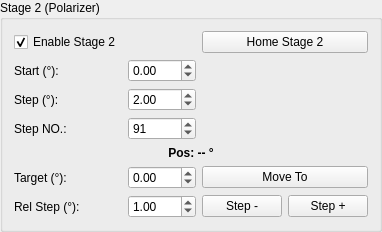
           <widget class="QGroupBox" name="grp_stage2">
            <property name="title">
             <string>Stage 2 (Polarizer)</string>
            </property>
            <layout class="QGridLayout" name="grid_s2">
             <item row="0" column="0">
              <widget class="QCheckBox" name="chk_stage2_enable">
               <property name="text">
                <string>Enable Stage 2</string>
               </property>
               <property name="checked">
                <bool>true</bool>
               </property>
              </widget>
             </item>
             <item row="0" column="1">
              <widget class="LedIndicator" name="led_stage2" native="true"/>
             </item>
             <item row="0" column="3" colspan="2">
              <widget class="QPushButton" name="btn_home_stage2">
               <property name="text">
                <string>Home Stage 2</string>
               </property>
              </widget>
             </item>

             <item row="1" column="0">
              <widget class="QLabel" name="lbl_s2_start">
               <property name="text">
                <string>Start (°):</string>
               </property>
              </widget>
             </item>
             <item row="1" column="1" colspan="2">
              <widget class="QDoubleSpinBox" name="spin_stage2_start">
               <property name="decimals">
                <number>2</number>
               </property>
               <property name="minimum">
                <double>-360.0</double>
               </property>
               <property name="maximum">
                <double>360.0</double>
               </property>
               <property name="value">
                <double>0.0</double>
               </property>
              </widget>
             </item>

             <item row="2" column="0">
              <widget class="QLabel" name="lbl_s2_step">
               <property name="text">
                <string>Step (°):</string>
               </property>
              </widget>
             </item>
             <item row="2" column="1" colspan="2">
              <widget class="QDoubleSpinBox" name="spin_stage2_step">
               <property name="decimals">
                <number>2</number>
               </property>
               <property name="minimum">
                <double>-360.0</double>
               </property>
               <property name="maximum">
                <double>360.0</double>
               </property>
               <property name="value">
                <double>2.0</double>
               </property>
              </widget>
             </item>

             <item row="3" column="0">
              <widget class="QLabel" name="lbl_s2_no">
               <property name="text">
                <string>Step NO.:</string>
               </property>
              </widget>
             </item>
             <item row="3" column="1" colspan="2">
              <widget class="QSpinBox" name="spin_stage2_no">
               <property name="minimum">
                <number>1</number>
               </property>
               <property name="maximum">
                <number>10000</number>
               </property>
               <property name="value">
                <number>91</number>
               </property>
              </widget>
             </item>

             <item row="4" column="0" colspan="5">
              <widget class="QLabel" name="lbl_stage2_pos">
               <property name="font">
                <font>
                 <bold>true</bold>
                </font>
               </property>
               <property name="text">
                <string>Pos: -- °</string>
               </property>
               <property name="alignment">
                <set>Qt::AlignCenter</set>
               </property>
              </widget>
             </item>

             <item row="5" column="0">
              <widget class="QLabel" name="lbl_s2_goto">
               <property name="text">
                <string>Target (°):</string>
               </property>
              </widget>
             </item>
             <item row="5" column="1" colspan="2">
              <widget class="QDoubleSpinBox" name="spin_stage2_goto">
               <property name="decimals">
                <number>2</number>
               </property>
               <property name="minimum">
                <double>-360.0</double>
               </property>
               <property name="maximum">
                <double>360.0</double>
               </property>
              </widget>
             </item>
             <item row="5" column="3" colspan="2">
              <widget class="QPushButton" name="btn_stage2_goto">
               <property name="text">
                <string>Move To</string>
               </property>
              </widget>
             </item>

             <item row="6" column="0">
              <widget class="QLabel" name="lbl_s2_rel">
               <property name="text">
                <string>Rel Step (°):</string>
               </property>
              </widget>
             </item>
             <item row="6" column="1" colspan="2">
              <widget class="QDoubleSpinBox" name="spin_stage2_rel">
               <property name="decimals">
                <number>2</number>
               </property>
               <property name="value">
                <double>1.0</double>
               </property>
              </widget>
             </item>
             <item row="6" column="3">
              <widget class="QPushButton" name="btn_stage2_step_minus">
               <property name="text">
                <string>Step -</string>
               </property>
              </widget>
             </item>
             <item row="6" column="4">
              <widget class="QPushButton" name="btn_stage2_step_plus">
               <property name="text">
                <string>Step +</string>
               </property>
              </widget>
             </item>
            </layout>
           </widget>
